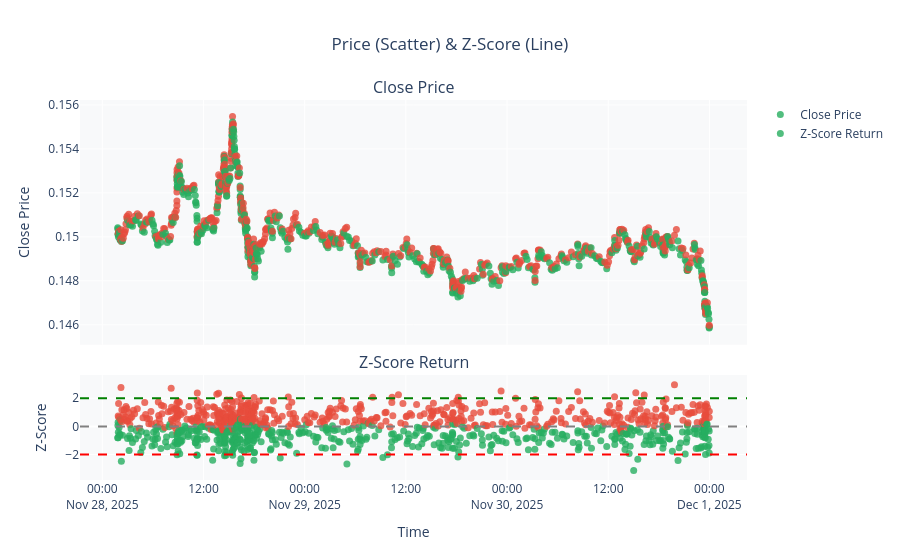

Notebook source saved alongside this figure:
### Code cell
from plotly.subplots import make_subplots
import plotly.graph_objects as go

# 取最近plot_count条数据
plot_count = 1000
bars_tail = bars.tail(plot_count)

# 涨跌颜色（阳线红，阴线绿）
colors = bars_tail.apply(lambda row: '#e74c3c' if row['close'] >= row['open'] else '#27ae60', axis=1)

# 创建子图
fig = make_subplots(rows=2, cols=1, shared_xaxes=True,
                    vertical_spacing=0.08,
                    subplot_titles=('Close Price', 'Z-Score Return'),
                    row_heights=[0.7, 0.3])

# ---------------------
# 子图 1：收盘价 → 散点图（你要的！）
# ---------------------
fig.add_trace(go.Scatter(
    x=bars_tail['start_time'],
    y=bars_tail['close'],
    mode='markers',        # 散点！
    marker=dict(
        color=colors,
        size=7,
        opacity=0.8
    ),
    name='Close Price'
), row=1, col=1)

# ---------------------
# 子图 2：Z-Score → 线图（你要的！）
# ---------------------
fig.add_trace(go.Scatter(
    x=bars_tail['start_time'],
    y=bars_tail['zscore_return'],
    mode='markers',          # 线！
        marker=dict(
        color=colors,
        size=7,
        opacity=0.8
    ),
    name='Z-Score Return'
), row=2, col=1)

# Z-Score 参考线
fig.add_hline(y=0, line_dash="dash", line_color="gray", row=2, col=1)
fig.add_hline(y=2, line_dash="dash", line_color="green", row=2, col=1)
fig.add_hline(y=-2, line_dash="dash", line_color="red", row=2, col=1)

# 布局
fig.update_layout(
    title_text='Price (Scatter) & Z-Score (Line)',
    title_x=0.5,
    plot_bgcolor='#f8f9fa',
    paper_bgcolor='white',
    hovermode='x unified',
    showlegend=True
)

fig.update_yaxes(title_text='Close Price', row=1, col=1)
fig.update_yaxes(title_text='Z-Score', row=2, col=1)
fig.update_xaxes(title_text='Time', row=2, col=1)

fig.show()

### Figure 1 — Plotly figure (JSON) as saved in the notebook; plotly's stock layout.template omitted (floating-point values rounded to 4 significant figures; data arrays with more than 128 entries replaced by an {"elided": "..."} marker saying what was removed)
{"data": [{"marker": {"color": {"elided": "1000 str values"}, "opacity": 0.8, "size": 7}, "mode": "markers", "name": "Close Price", "type": "scatter", "x": {"elided": "1000 str values"}, "xaxis": "x", "y": {"elided": "1000 float values"}, "yaxis": "y"}, {"marker": {"color": {"elided": "1000 str values"}, "opacity": 0.8, "size": 7}, "mode": "markers", "name": "Z-Score Return", "type": "scatter", "x": {"elided": "1000 str values"}, "xaxis": "x2", "y": {"elided": "1000 float values"}, "yaxis": "y2"}], "layout": {"annotations": [{"font": {"size": 16}, "showarrow": false, "text": "Close Price", "x": 0.5, "xanchor": "center", "xref": "paper", "y": 1, "yanchor": "bottom", "yref": "paper"}, {"font": {"size": 16}, "showarrow": false, "text": "Z-Score Return", "x": 0.5, "xanchor": "center", "xref": "paper", "y": 0.276, "yanchor": "bottom", "yref": "paper"}], "hovermode": "x unified", "paper_bgcolor": "white", "plot_bgcolor": "#f8f9fa", "shapes": [{"line": {"color": "gray", "dash": "dash"}, "type": "line", "x0": 0, "x1": 1, "xref": "x2 domain", "y0": 0, "y1": 0, "yref": "y2"}, {"line": {"color": "green", "dash": "dash"}, "type": "line", "x0": 0, "x1": 1, "xref": "x2 domain", "y0": 2, "y1": 2, "yref": "y2"}, {"line": {"color": "red", "dash": "dash"}, "type": "line", "x0": 0, "x1": 1, "xref": "x2 domain", "y0": -2, "y1": -2, "yref": "y2"}], "showlegend": true, "title": {"text": "Price (Scatter) & Z-Score (Line)", "x": 0.5}, "xaxis": {"anchor": "y", "domain": [0, 1], "matches": "x2", "showticklabels": false}, "xaxis2": {"anchor": "y2", "domain": [0, 1], "title": {"text": "Time"}}, "yaxis": {"anchor": "x", "domain": [0.356, 1], "title": {"text": "Close Price"}}, "yaxis2": {"anchor": "x2", "domain": [0, 0.276], "title": {"text": "Z-Score"}}}}
